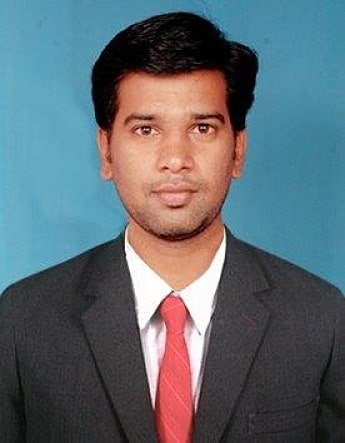
#> input picture model/test_images/MuraliFinal.jpg, 345 x 443 px
$ jupyter execute --allow-errors sports_celebrity_classification.ipynb   (shell and % lines are left out)
#> lines starting #> are read from the running program, lines starting #| are printed output that depends on the picture; after the words box and inside, x2 and y2 are one past the last pixel; in counts of white or black regions, pixels touching at a corner belong together
[cell 1]
import numpy as np
import pandas as pd
import cv2
import matplotlib
from matplotlib import pyplot as plt

[cell 2]
img=cv2.imread('./test_images/MuraliFinal.jpg')
#> img is the input picture: shape (443, 345, 3); mean B, G, R 112.6, 105.5, 93.9
img.shape
#> Out = (443, 345, 3)

[cell 3]
plt.imshow(img)

[cell 4]
gray=cv2.cvtColor(img,cv2.COLOR_BGR2GRAY)
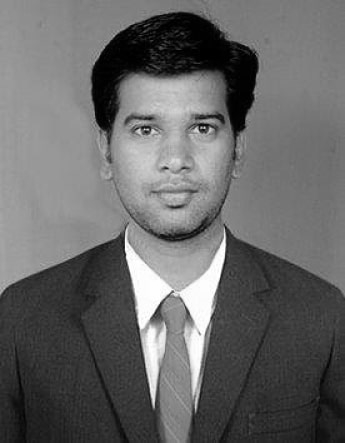
#> gray: shape (443, 345); min 0, max 255, mean 102.8
gray.shape
#> Out = (443, 345)

[cell 5]
gray

[cell 6]
plt.imshow(gray,cmap='gray')

# Now how do you detect face and eyes?¶
We will use haar cascade from opencv for this. Here is an article on this: https://opencv-python-tutroals.readthedocs.io/en/latest/py_tutorials/py_objdetect/py_face_detection/py_face_detection.html?highlight=haar

[cell 7]
face_cascade = cv2.CascadeClassifier('./opencv/haarcascades/haarcascade_frontalface_default.xml')
eye_cascade = cv2.CascadeClassifier('./opencv/haarcascades/haarcascade_eye.xml')

faces = face_cascade.detectMultiScale(gray, 1.3, 5)
#> faces = [[99, 71, 154, 154]]
faces
#> Out = [[99, 71, 154, 154]]

[cell 8]
(x,y,w,h)=faces[0]
#> x = 99; y = 71; w = 154; h = 154
x,y,w,h
#> Out = (99, 71, 154, 154)

[cell 9]
face_img = cv2.rectangle(img,(x,y),(x+w,y+h),(255,0,0),2)
plt.imshow(face_img)

[cell 10]
cv2.destroyAllWindows()
for (x,y,w,h) in faces:
    face_img = cv2.rectangle(img,(x,y),(x+w,y+h),(255,0,0),2)
    roi_gray = gray[y:y+h, x:x+w]
    roi_color = face_img[y:y+h, x:x+w]
    eyes = eye_cascade.detectMultiScale(roi_gray)
    for (ex,ey,ew,eh) in eyes:
        cv2.rectangle(roi_color,(ex,ey),(ex+ew,ey+eh),(0,255,0),2)
#> this loop made 1 pass
#> (x, y, w, h, eyes) on pass 1: (99, 71, 154, 154, [[85, 39, 37, 37], [25, 40, 37, 37]])
#> pass 1, `roi_gray = gray[y:y+h, x:x+w]`:
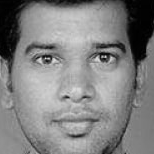
#> roi_gray: shape (154, 154); min 0, max 222, mean 129.2
#> pass 1, `roi_color = face_img[y:y+h, x:x+w]`:
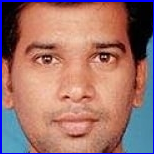
#> roi_color: shape (154, 154, 3); mean B, G, R 109.7, 114.8, 158.9
#> after the loop:
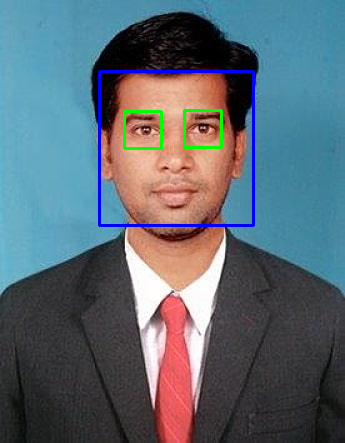
#> img: shape (443, 345, 3); mean B, G, R 113.9, 105.2, 91.8
#> after the loop:
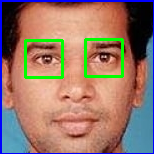
#> roi_color: shape (154, 154, 3); 3.71% of pixels changed, all inside (x1, y1, x2, y2) = (24, 38, 124, 79)


plt.figure()
plt.imshow(face_img, cmap='gray')
plt.show()

[cell 11]
plt.imshow(roi_color,cmap='gray')

[cell 12]
cropped_img = np.array(roi_color)
cropped_img.shape
#> Out = (154, 154, 3)

[cell 13]
def get_cropped_image_if_2_eyes(image_path):
#> called with image_path = './test_images/MuraliFinal.jpg'
    img = cv2.imread(image_path)
    gray = cv2.cvtColor(img, cv2.COLOR_BGR2GRAY)
    faces = face_cascade.detectMultiScale(gray, 1.3, 5)
#> faces = [[99, 71, 154, 154]]
    for (x,y,w,h) in faces:
        roi_gray = gray[y:y+h, x:x+w]
        roi_color = img[y:y+h, x:x+w]
        eyes = eye_cascade.detectMultiScale(roi_gray)
        if len(eyes) >= 2:
            return roi_color
#> this loop made 1 pass
#> pass 1, in get_cropped_image_if_2_eyes, `roi_color = img[y:y+h, x:x+w]`:
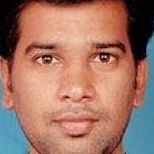
#> roi_color: shape (154, 154, 3); mean B, G, R 102.9, 117.7, 161.8

[cell 14]
original_image = cv2.imread('./test_images/MuraliFinal.jpg')
plt.imshow(original_image)

[cell 15]
cropped_image = get_cropped_image_if_2_eyes('./test_images/MuraliFinal.jpg')
plt.imshow(cropped_image)

## In below image face is not very clear and it doesn't have two eyes clearly visible

[cell 16]
org_image_obstructed = cv2.imread('./test_images/Murali.jpg')
#> (the rest of this cell did not finish here and is left out)

#> (a cell that did not finish here is left out)

cropped_image_no_2_eyes

[cell 18]
path_to_data = "./dataset/"
path_to_cr_data = "./dataset/cropped/"

[cell 19]
import os
img_dirs = []
for entry in os.scandir(path_to_data):
    if entry.is_dir():
        img_dirs.append(entry.path)

[cell 20]
img_dirs

[cell 21]
import shutil
if os.path.exists(path_to_cr_data):
     shutil.rmtree(path_to_cr_data)
os.mkdir(path_to_cr_data)

[cell 22]
cropped_image_dirs = []
celebrity_file_names_dict = {}

#> (the rest of this cell did not finish here and is left out)

        if roi_color is not None:
            cropped_folder = path_to_cr_data + celebrity_name
            if not os.path.exists(cropped_folder):
                os.makedirs(cropped_folder)
                cropped_image_dirs.append(cropped_folder)
                print("Generating cropped images in folder: ",cropped_folder)

            cropped_file_name = celebrity_name + str(count) + ".png"
            cropped_file_path = cropped_folder + "/" + cropped_file_name

            cv2.imwrite(cropped_file_path, roi_color)
            celebrity_file_names_dict[celebrity_name].append(cropped_file_path)
            count += 1

### (3) Preprocessing: Use wavelet transform as a feature for traning our model
### In wavelet transformed image, you can see edges clearly and that can give us clues on various facial features such as eyes, nose, lips etc
## Wavelet transform

[cell 23]
import numpy as np
import pywt
import cv2

def w2d(img, mode='haar', level=1):
#> called with mode = 'db1', level = 5
    imArray = img
    #Datatype conversions
    #convert to grayscale
    imArray = cv2.cvtColor( imArray,cv2.COLOR_RGB2GRAY )
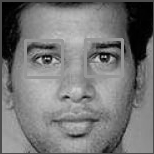
#> imArray: shape (154, 154); min 0, max 212, mean 118.7
    #convert to float
    imArray =  np.float32(imArray)
    imArray /= 255;
    # compute coefficients
    coeffs=pywt.wavedec2(imArray, mode, level=level)
#> coeffs = 6 items

    #Process Coefficients
    coeffs_H=list(coeffs)
#> coeffs_H = 6 items
    coeffs_H[0] *= 0;

    # reconstruction
    imArray_H=pywt.waverec2(coeffs_H, mode);
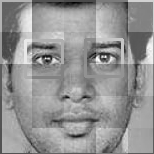
#> imArray_H: shape (154, 154) float32; min -0.535, max 0.394, mean 0.0023; drawn with min black and max white
    imArray_H *= 255;
    imArray_H =  np.uint8(imArray_H)
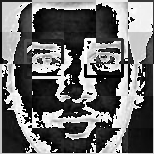
#> imArray_H: shape (154, 154); min 0, max 255, mean 108.5

    return imArray_H

[cell 24]
im_har = w2d(cropped_img,'db1',5)
plt.imshow(im_har, cmap='gray')

## Now you should have cropped folder under datasets folder that contains cropped images
## Manually examine cropped folder and delete any unwanted images

[cell 25]
celebrity_file_names_dict = {}
for img_dir in cropped_image_dirs:
    celebrity_name = img_dir.split('/')[-1]
    file_list = []
    for entry in os.scandir(img_dir):
        file_list.append(entry.path)
    celebrity_file_names_dict[celebrity_name] = file_list
celebrity_file_names_dict

[cell 26]
class_dict = {}
count = 0
for celebrity_name in celebrity_file_names_dict.keys():
    class_dict[celebrity_name] = count
    count = count + 1
class_dict

$ run again, with model/test_images/sharapova1.jpg copied over model/test_images/MuraliFinal.jpg
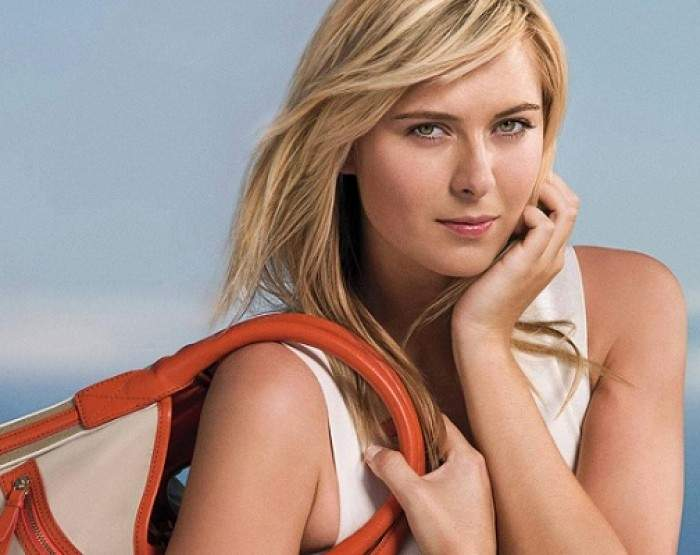
#> input picture model/test_images/sharapova1.jpg, 700 x 555 px
#> img is the input picture: shape (555, 700, 3); mean B, G, R 134.6, 144, 169.9
#> `faces = face_cascade.detectMultiScale(gray, 1.3, 5)`: faces = [[352, 38, 233, 233]]
#> `(x,y,w,h)=faces[0]`: x = 352; y = 38; w = 233
#> `x,y,w,h`: Out = (352, 38, 233, 233)
#> the loop `for (x,y,w,h) in faces:` made 1 pass
#> (x, y, w, h, eyes) on pass 1: (352, 38, 233, 233, [[134, 65, 47, 47], [50, 68, 48, 48]])
#> after the loop `for (x,y,w,h) in faces:`:
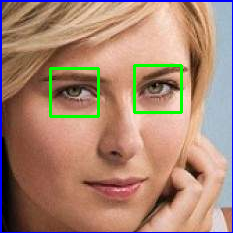
#> roi_color: shape (233, 233, 3); mean B, G, R 114.7, 133.5, 168.5
#> in get_cropped_image_if_2_eyes, `faces = face_cascade.detectMultiScale(gray, 1.3, 5)`: faces = [[352, 38, 233, 233]]
#> the loop in get_cropped_image_if_2_eyes, `for (x,y,w,h) in faces:` made 1 pass
#> coeffs = 6 items
#> in w2d, `imArray_H =  np.uint8(imArray_H)`:
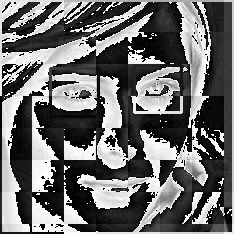
#> imArray_H: shape (234, 234); min 0, max 255, mean 107.6
